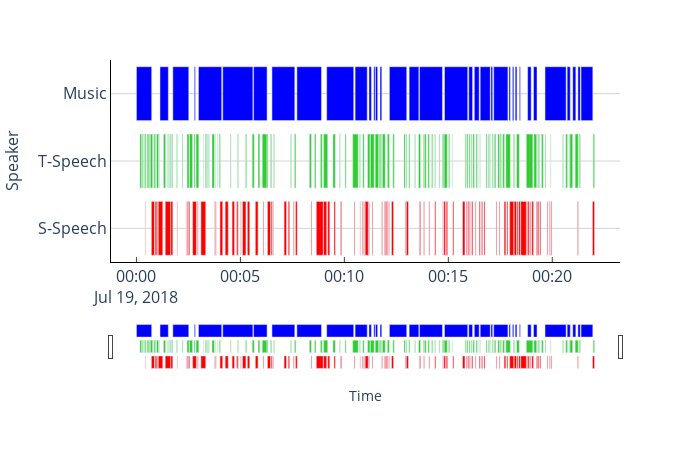

Notebook source saved alongside this figure:
### Code cell
#Music、T-Speech、S-Speechの色付け
#参考：https://plotly.com/python/gantt/

import pandas as pd
import datetime
import plotly.express as px
import plotly.io as pio
import numpy as np
import plotly.colors
from datetime import timedelta
import matplotlib
import plotly.graph_objects as go

df= pd.read_excel('./分析データto三浦さん/エクセルファイル/ameria(修正+label).xlsx', sheet_name='1')

total_time=sum((df['end']-df['start']).dt.total_seconds()/60) #合計時間
df_m=df[(df['Speaker']=='Music')]
df_t=df[(df['Speaker']=='T-Speech')]
df_s=df[(df['Speaker']=='S-Speech')]   
m_time=sum((df_m['end']-df_m['start']).dt.total_seconds()/60) #演奏時間
t_time=sum((df_t['end']-df_t['start']).dt.total_seconds()/60) #教師の発話時間
s_time=sum((df_s['end']-df_s['start']).dt.total_seconds()/60) #生徒の発話時間
m_ratio=(m_time/total_time)*100 #稼働率
t_ratio=(t_time/total_time)*100 #稼働率
s_ratio=(s_time/total_time)*100 #稼働率

fig= px.timeline(df, x_start="start", x_end="end", y="Speaker",
                 category_orders={"Speaker":["Music","T-Speech","S-Speech"]},
                 color="Speaker", color_discrete_map={'Music':'blue',
                                                      'T-Speech':'limegreen',
                                                      'S-Speech':'red'})#"大分類", #大分類で色分け
                            #color_discrete_map={'A':'rgb(255,50,50)',
                                                                   #'B':'rgb(255,153,50)',
                                                                   #'C':'rgb(0,203,152)',
                                                                   #'D':'rgb(127,0,255)',
                                                                   #'E':'rgb(101,140,255)'},
                            #title=f"教師の発話時間:{round(t_time, 1)}min,割合:{round(t_ratio, 1)}%,生徒の発話時間:{round(s_time, 1)}min,割合:{round(s_ratio, 1)}%,演奏時間:{round(m_time, 1)}min,割合:{round(m_ratio, 1)}%")
                  
fig.update_traces(textposition="inside", orientation="h", showlegend=False)
fig.update_xaxes(linecolor='black', gridcolor='white',mirror=False, ticks='inside',
                 tickfont=dict(size=16), title='Time')
fig.update_yaxes(categoryorder='total ascending', linecolor='black', gridcolor='lightgray',
                 mirror=False, tickfont=dict(size=16), title_font_size=16)
fig.update_layout(plot_bgcolor="white", width=700, height=450)
fig.update_xaxes(rangeslider_visible=True)
fig.show()

### Figure 1 — Plotly figure (JSON) as saved in the notebook; plotly's stock layout.template omitted (floating-point values rounded to 4 significant figures)
{"data": [{"alignmentgroup": "True", "base": ["2018-07-19T00:00:00", "2018-07-19T00:01:08", "2018-07-19T00:01:45", "2018-07-19T00:02:47", "2018-07-19T00:02:59", "2018-07-19T00:04:09", "2018-07-19T00:05:38", "2018-07-19T00:06:31", "2018-07-19T00:07:43", "2018-07-19T00:09:09", "2018-07-19T00:10:31", "2018-07-19T00:11:11", "2018-07-19T00:11:25", "2018-07-19T00:11:30", "2018-07-19T00:11:43", "2018-07-19T00:12:10", "2018-07-19T00:13:07", "2018-07-19T00:13:37", "2018-07-19T00:14:49", "2018-07-19T00:15:59", "2018-07-19T00:16:15", "2018-07-19T00:16:32", "2018-07-19T00:17:03", "2018-07-19T00:17:11", "2018-07-19T00:17:55", "2018-07-19T00:18:05", "2018-07-19T00:18:13", "2018-07-19T00:18:25", "2018-07-19T00:18:49", "2018-07-19T00:19:06", "2018-07-19T00:19:39", "2018-07-19T00:20:43", "2018-07-19T00:20:59", "2018-07-19T00:21:14", "2018-07-19T00:21:23"], "hovertemplate": "Speaker=%{y}<br>start=%{base}<br>end=%{x}<extra></extra>", "legendgroup": "Music", "marker": {"color": "blue", "pattern": {"shape": ""}}, "name": "Music", "offsetgroup": "Music", "orientation": "h", "showlegend": false, "textposition": "inside", "type": "bar", "x": [44000, 24000, 46000, 3000, 67000, 87000, 39000, 66000, 71000, 78000, 35000, 7000, 4000, 6000, 5000, 50000, 28000, 66000, 67000, 11000, 14000, 29000, 5000, 41000, 4000, 4000, 5000, 3000, 10000, 10000, 61000, 9000, 9000, 7000, 34000], "xaxis": "x", "y": ["Music", "Music", "Music", "Music", "Music", "Music", "Music", "Music", "Music", "Music", "Music", "Music", "Music", "Music", "Music", "Music", "Music", "Music", "Music", "Music", "Music", "Music", "Music", "Music", "Music", "Music", "Music", "Music", "Music", "Music", "Music", "Music", "Music", "Music", "Music"], "yaxis": "y"}, {"alignmentgroup": "True", "base": ["2018-07-19T00:00:10", "2018-07-19T00:00:17", "2018-07-19T00:00:22", "2018-07-19T00:00:24", "2018-07-19T00:00:30", "2018-07-19T00:00:34", "2018-07-19T00:00:40", "2018-07-19T00:00:48", "2018-07-19T00:00:51", "2018-07-19T00:00:58", "2018-07-19T00:01:05", "2018-07-19T00:01:18", "2018-07-19T00:01:29", "2018-07-19T00:01:33", "2018-07-19T00:01:38", "2018-07-19T00:01:43", "2018-07-19T00:01:56", "2018-07-19T00:02:12", "2018-07-19T00:02:26", "2018-07-19T00:02:33", "2018-07-19T00:02:46", "2018-07-19T00:02:52", "2018-07-19T00:03:13", "2018-07-19T00:03:19", "2018-07-19T00:03:23", "2018-07-19T00:03:28", "2018-07-19T00:03:38", "2018-07-19T00:03:47", "2018-07-19T00:03:53", "2018-07-19T00:03:59", "2018-07-19T00:04:31", "2018-07-19T00:04:52", "2018-07-19T00:05:15", "2018-07-19T00:05:34", "2018-07-19T00:05:51", "2018-07-19T00:06:03", "2018-07-19T00:06:16", "2018-07-19T00:06:27", "2018-07-19T00:06:36", "2018-07-19T00:07:25", "2018-07-19T00:07:36", "2018-07-19T00:08:19", "2018-07-19T00:08:34", "2018-07-19T00:08:51", "2018-07-19T00:09:00", "2018-07-19T00:09:27", "2018-07-19T00:09:46", "2018-07-19T00:10:02", "2018-07-19T00:10:24", "2018-07-19T00:10:44", "2018-07-19T00:10:53", "2018-07-19T00:11:07", "2018-07-19T00:11:15", "2018-07-19T00:11:29", "2018-07-19T00:11:41", "2018-07-19T00:11:47", "2018-07-19T00:11:50", "2018-07-19T00:12:04", "2018-07-19T00:12:05", "2018-07-19T00:12:20", "2018-07-19T00:12:52", "2018-07-19T00:12:58", "2018-07-19T00:13:06", "2018-07-19T00:13:23", "2018-07-19T00:13:34", "2018-07-19T00:13:40", "2018-07-19T00:13:48", "2018-07-19T00:13:51", "2018-07-19T00:14:01", "2018-07-19T00:14:12", "2018-07-19T00:14:21", "2018-07-19T00:14:33", "2018-07-19T00:14:43", "2018-07-19T00:14:48", "2018-07-19T00:15:01", "2018-07-19T00:15:12", "2018-07-19T00:15:49", "2018-07-19T00:15:54", "2018-07-19T00:16:00", "2018-07-19T00:16:06", "2018-07-19T00:16:11", "2018-07-19T00:16:20", "2018-07-19T00:16:25", "2018-07-19T00:16:31", "2018-07-19T00:16:49", "2018-07-19T00:16:55", "2018-07-19T00:16:59", "2018-07-19T00:17:06", "2018-07-19T00:17:11", "2018-07-19T00:17:13", "2018-07-19T00:17:23", "2018-07-19T00:17:30", "2018-07-19T00:17:37", "2018-07-19T00:17:46", "2018-07-19T00:18:08", "2018-07-19T00:18:17", "2018-07-19T00:18:45", "2018-07-19T00:19:07", "2018-07-19T00:19:18", "2018-07-19T00:19:20", "2018-07-19T00:19:29", "2018-07-19T00:19:39", "2018-07-19T00:19:55", "2018-07-19T00:20:30", "2018-07-19T00:20:39", "2018-07-19T00:20:48", "2018-07-19T00:20:51", "2018-07-19T00:21:06", "2018-07-19T00:21:18", "2018-07-19T00:21:58"], "hovertemplate": "Speaker=%{y}<br>start=%{base}<br>end=%{x}<extra></extra>", "legendgroup": "T-Speech", "marker": {"color": "limegreen", "pattern": {"shape": ""}}, "name": "T-Speech", "offsetgroup": "T-Speech", "orientation": "h", "showlegend": false, "textposition": "inside", "type": "bar", "x": [5000, 3000, 1000, 3000, 3000, 4000, 7000, 1000, 4000, 6000, 1000, 6000, 1000, 2000, 3000, 2000, 2000, 2000, 6000, 9000, 3000, 8000, 1000, 3000, 2000, 2000, 7000, 1000, 1000, 3000, 2000, 2000, 3000, 6000, 5000, 15000, 3000, 3000, 2000, 2000, 4000, 6000, 4000, 5000, 12000, 7000, 2000, 3000, 16000, 2000, 4000, 7000, 11000, 10000, 4000, 2000, 8000, 2000, 5000, 4000, 4000, 2000, 3000, 2000, 6000, 1000, 2000, 5000, 4000, 3000, 2000, 2000, 4000, 9000, 3000, 1000, 3000, 3000, 3000, 2000, 4000, 3000, 1000, 1000, 3000, 2000, 2000, 2000, 1000, 4000, 5000, 3000, 5000, 13000, 3000, 8000, 19000, 8000, 2000, 3000, 5000, 2000, 1000, 2000, 5000, 2000, 8000, 9000, 3000, 4000], "xaxis": "x", "y": ["T-Speech", "T-Speech", "T-Speech", "T-Speech", "T-Speech", "T-Speech", "T-Speech", "T-Speech", "T-Speech", "T-Speech", "T-Speech", "T-Speech", "T-Speech", "T-Speech", "T-Speech", "T-Speech", "T-Speech", "T-Speech", "T-Speech", "T-Speech", "T-Speech", "T-Speech", "T-Speech", "T-Speech", "T-Speech", "T-Speech", "T-Speech", "T-Speech", "T-Speech", "T-Speech", "T-Speech", "T-Speech", "T-Speech", "T-Speech", "T-Speech", "T-Speech", "T-Speech", "T-Speech", "T-Speech", "T-Speech", "T-Speech", "T-Speech", "T-Speech", "T-Speech", "T-Speech", "T-Speech", "T-Speech", "T-Speech", "T-Speech", "T-Speech", "T-Speech", "T-Speech", "T-Speech", "T-Speech", "T-Speech", "T-Speech", "T-Speech", "T-Speech", "T-Speech", "T-Speech", "T-Speech", "T-Speech", "T-Speech", "T-Speech", "T-Speech", "T-Speech", "T-Speech", "T-Speech", "T-Speech", "T-Speech", "T-Speech", "T-Speech", "T-Speech", "T-Speech", "T-Speech", "T-Speech", "T-Speech", "T-Speech", "T-Speech", "T-Speech", "T-Speech", "T-Speech", "T-Speech", "T-Speech", "T-Speech", "T-Speech", "T-Speech", "T-Speech", "T-Speech", "T-Speech", "T-Speech", "T-Speech", "T-Speech", "T-Speech", "T-Speech", "T-Speech", "T-Speech", "T-Speech", "T-Speech", "T-Speech", "T-Speech", "T-Speech", "T-Speech", "T-Speech", "T-Speech", "T-Speech", "T-Speech", "T-Speech", "T-Speech", "T-Speech"], "yaxis": "y"}, {"alignmentgroup": "True", "base": ["2018-07-19T00:00:25", "2018-07-19T00:00:43", "2018-07-19T00:00:54", "2018-07-19T00:01:00", "2018-07-19T00:01:03", "2018-07-19T00:01:23", "2018-07-19T00:01:39", "2018-07-19T00:01:57", "2018-07-19T00:02:23", "2018-07-19T00:02:27", "2018-07-19T00:02:31", "2018-07-19T00:02:42", "2018-07-19T00:02:56", "2018-07-19T00:03:06", "2018-07-19T00:03:45", "2018-07-19T00:03:48", "2018-07-19T00:04:01", "2018-07-19T00:04:16", "2018-07-19T00:04:36", "2018-07-19T00:04:49", "2018-07-19T00:04:54", "2018-07-19T00:05:01", "2018-07-19T00:05:06", "2018-07-19T00:05:20", "2018-07-19T00:05:43", "2018-07-19T00:06:06", "2018-07-19T00:06:18", "2018-07-19T00:06:28", "2018-07-19T00:06:33", "2018-07-19T00:07:06", "2018-07-19T00:07:18", "2018-07-19T00:07:33", "2018-07-19T00:07:39", "2018-07-19T00:08:24", "2018-07-19T00:08:39", "2018-07-19T00:09:00", "2018-07-19T00:09:12", "2018-07-19T00:09:30", "2018-07-19T00:09:49", "2018-07-19T00:10:28", "2018-07-19T00:10:45", "2018-07-19T00:10:52", "2018-07-19T00:10:56", "2018-07-19T00:11:00", "2018-07-19T00:11:10", "2018-07-19T00:11:20", "2018-07-19T00:11:48", "2018-07-19T00:11:56", "2018-07-19T00:12:01", "2018-07-19T00:12:05", "2018-07-19T00:12:09", "2018-07-19T00:12:16", "2018-07-19T00:12:56", "2018-07-19T00:12:59", "2018-07-19T00:13:37", "2018-07-19T00:13:49", "2018-07-19T00:14:04", "2018-07-19T00:14:21", "2018-07-19T00:14:44", "2018-07-19T00:14:47", "2018-07-19T00:14:54", "2018-07-19T00:15:13", "2018-07-19T00:15:41", "2018-07-19T00:15:51", "2018-07-19T00:15:56", "2018-07-19T00:16:01", "2018-07-19T00:16:05", "2018-07-19T00:16:08", "2018-07-19T00:16:18", "2018-07-19T00:16:29", "2018-07-19T00:16:36", "2018-07-19T00:16:43", "2018-07-19T00:17:18", "2018-07-19T00:17:27", "2018-07-19T00:17:41", "2018-07-19T00:17:49", "2018-07-19T00:17:57", "2018-07-19T00:18:10", "2018-07-19T00:18:18", "2018-07-19T00:18:23", "2018-07-19T00:18:29", "2018-07-19T00:18:46", "2018-07-19T00:18:50", "2018-07-19T00:18:56", "2018-07-19T00:19:01", "2018-07-19T00:19:14", "2018-07-19T00:19:17", "2018-07-19T00:19:24", "2018-07-19T00:19:45", "2018-07-19T00:19:52", "2018-07-19T00:19:57", "2018-07-19T00:21:13", "2018-07-19T00:21:56"], "hovertemplate": "Speaker=%{y}<br>start=%{base}<br>end=%{x}<extra></extra>", "legendgroup": "S-Speech", "marker": {"color": "red", "pattern": {"shape": ""}}, "name": "S-Speech", "offsetgroup": "S-Speech", "orientation": "h", "showlegend": false, "textposition": "inside", "type": "bar", "x": [1000, 9000, 5000, 2000, 13000, 16000, 6000, 1000, 1000, 3000, 3000, 11000, 2000, 14000, 1000, 2000, 8000, 9000, 7000, 4000, 1000, 1000, 10000, 7000, 8000, 2000, 9000, 3000, 2000, 7000, 4000, 2000, 5000, 2000, 20000, 9000, 6000, 4000, 3000, 2000, 1000, 2000, 2000, 9000, 2000, 2000, 2000, 3000, 3000, 2000, 1000, 6000, 2000, 6000, 3000, 2000, 2000, 3000, 1000, 5000, 4000, 3000, 7000, 2000, 3000, 2000, 1000, 3000, 2000, 3000, 3000, 3000, 2000, 2000, 5000, 3000, 12000, 7000, 3000, 5000, 16000, 3000, 4000, 2000, 5000, 2000, 4000, 3000, 2000, 2000, 2000, 2000, 6000], "xaxis": "x", "y": ["S-Speech", "S-Speech", "S-Speech", "S-Speech", "S-Speech", "S-Speech", "S-Speech", "S-Speech", "S-Speech", "S-Speech", "S-Speech", "S-Speech", "S-Speech", "S-Speech", "S-Speech", "S-Speech", "S-Speech", "S-Speech", "S-Speech", "S-Speech", "S-Speech", "S-Speech", "S-Speech", "S-Speech", "S-Speech", "S-Speech", "S-Speech", "S-Speech", "S-Speech", "S-Speech", "S-Speech", "S-Speech", "S-Speech", "S-Speech", "S-Speech", "S-Speech", "S-Speech", "S-Speech", "S-Speech", "S-Speech", "S-Speech", "S-Speech", "S-Speech", "S-Speech", "S-Speech", "S-Speech", "S-Speech", "S-Speech", "S-Speech", "S-Speech", "S-Speech", "S-Speech", "S-Speech", "S-Speech", "S-Speech", "S-Speech", "S-Speech", "S-Speech", "S-Speech", "S-Speech", "S-Speech", "S-Speech", "S-Speech", "S-Speech", "S-Speech", "S-Speech", "S-Speech", "S-Speech", "S-Speech", "S-Speech", "S-Speech", "S-Speech", "S-Speech", "S-Speech", "S-Speech", "S-Speech", "S-Speech", "S-Speech", "S-Speech", "S-Speech", "S-Speech", "S-Speech", "S-Speech", "S-Speech", "S-Speech", "S-Speech", "S-Speech", "S-Speech", "S-Speech", "S-Speech", "S-Speech", "S-Speech", "S-Speech"], "yaxis": "y"}], "layout": {"barmode": "overlay", "height": 450, "legend": {"title": {"text": "Speaker"}, "tracegroupgap": 0}, "margin": {"t": 60}, "plot_bgcolor": "white", "width": 700, "xaxis": {"anchor": "y", "domain": [0, 1], "gridcolor": "white", "linecolor": "black", "mirror": false, "rangeslider": {"visible": true}, "tickfont": {"size": 16}, "ticks": "inside", "title": {"text": "Time"}, "type": "date"}, "yaxis": {"anchor": "x", "categoryarray": ["S-Speech", "T-Speech", "Music"], "categoryorder": "total ascending", "domain": [0, 1], "gridcolor": "lightgray", "linecolor": "black", "mirror": false, "tickfont": {"size": 16}, "title": {"font": {"size": 16}, "text": "Speaker"}}}}
